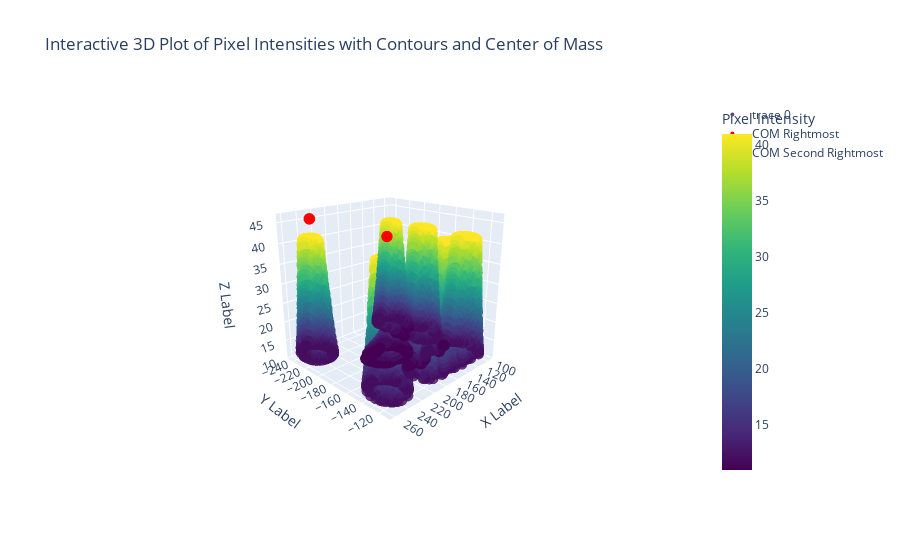

The notebook cell saved with this chart:
### Code cell
# Finding the rightmost and second rightmost contours
right_most_contour, second_right_most_contour = find_rightmost_contours(contours)

# Calculate the center of mass for the rightmost and second rightmost contours
com_right_most_x, com_right_most_y = calculate_center_of_mass(right_most_contour, data)
com_second_right_most_x, com_second_right_most_y = calculate_center_of_mass(second_right_most_contour, data)

# Add the center of mass to the plot
markers = [
    {'x': com_right_most_x, 'y': -com_right_most_y, 'z': 0, 'color': 'red', 'name': 'COM Rightmost'},
    {'x': com_second_right_most_x, 'y': -com_second_right_most_y, 'z': 0, 'color': 'red', 'name': 'COM Second Rightmost'}
]

# Plot the 3D scatter plot with the center of mass
plot_3d_scatter(data, contours=contours, title='Interactive 3D Plot of Pixel Intensities with Contours and Center of Mass', markers=markers)

### Figure 1 — Plotly figure (JSON) as saved in the notebook; plotly's stock layout.template omitted (floating-point values rounded to 4 significant figures; data arrays with more than 128 entries replaced by an {"elided": "..."} marker saying what was removed)
{"data": [{"marker": {"color": {"elided": "9142 int values"}, "colorbar": {"title": {"text": "Pixel Intensity"}}, "colorscale": [[0, "#440154"], [0.1111, "#482878"], [0.2222, "#3e4989"], [0.3333, "#31688e"], [0.4444, "#26828e"], [0.5556, "#1f9e89"], [0.6667, "#35b779"], [0.7778, "#6ece58"], [0.8889, "#b5de2b"], [1, "#fde725"]], "opacity": 0.8, "size": 4}, "mode": "markers", "type": "scatter3d", "x": {"elided": "9142 int values"}, "y": {"elided": "9142 int values"}, "z": {"elided": "9142 int values"}}, {"marker": {"color": "red", "size": 4}, "mode": "markers", "name": "COM Rightmost", "type": "scatter3d", "x": [242.3], "y": [-130.4], "z": [46]}, {"marker": {"color": "red", "size": 4}, "mode": "markers", "name": "COM Second Rightmost", "type": "scatter3d", "x": [241.6], "y": [-227.4], "z": [46]}], "layout": {"scene": {"camera": {"eye": {"x": 2, "y": 2, "z": 1}}, "xaxis": {"title": {"text": "X Label"}}, "yaxis": {"title": {"text": "Y Label"}}, "zaxis": {"title": {"text": "Z Label"}}}, "title": {"text": "Interactive 3D Plot of Pixel Intensities with Contours and Center of Mass"}}}
